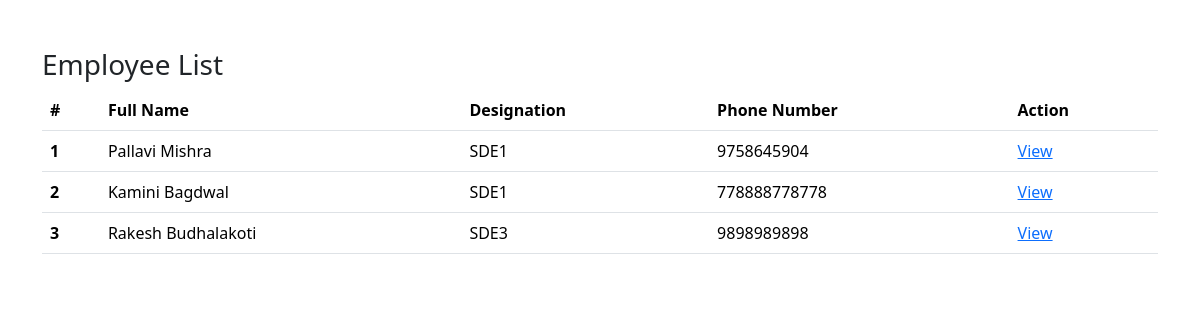
Before: / with the older database file.
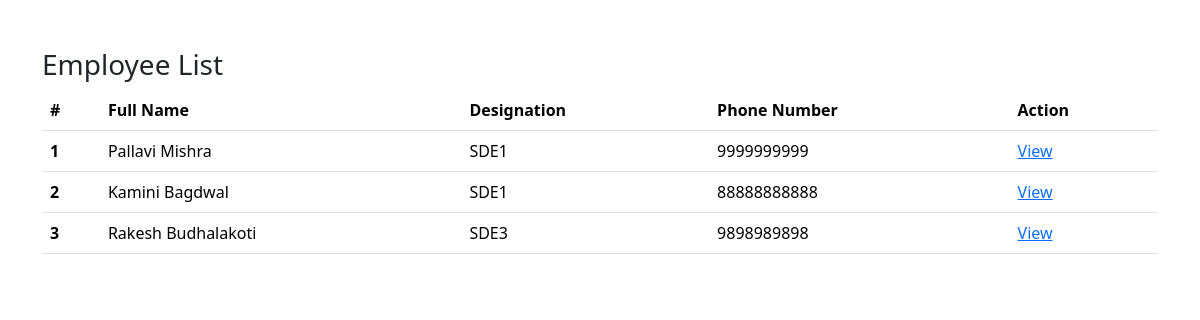
After: the same page with the newer database file.
### employees/models.py (models this page shows, shortened)
class Employee(models.Model):
    GENDER_CHOICES = (
        ('M', 'Male'),
        ('F', 'Female'),
        ('O', 'Other'),
    )
    first_name = models.CharField(max_length=100)
    last_name = models.CharField(max_length=100)
    photo = models.ImageField(upload_to='images')
    designation = models.CharField(max_length=100)
    email_address = models.EmailField(max_length=100, unique=True)
    phono_number = models.CharField(max_length=12, blank=True)
    gender = models.CharField(max_length=1,choices=GENDER_CHOICES, default='M')
    created_at = models.DateTimeField(auto_now_add=True)
    updated_at = models.DateTimeField(auto_now=True)

### mysite/views.py (the view)
# urls.py: 2. Add a URL to urlpatterns:  path('', views.home, name='home')
def home(request):
    employess = Employee.objects.all()
    context = {
        'employess':employess
    }
    return render(request, 'home.html', context)

### templates/home.html (shortened to what this page needs)
{% load static %}
<!DOCTYPE html>
<html lang="en">
<head>
    <link href="https://cdn.jsdelivr.net/npm/bootstrap@5.3.2/dist/css/bootstrap.min.css" rel="stylesheet">
    <link rel="stylesheet" href="{% static 'css/style.css' %}">
</head>
<body>
    <div class="container pt-5">
        <h3>Employee List</h3>
        <table class="table">
            <thead>
              <tr>
                <th scope="col">#</th>
                <th scope="col">Full Name</th>
                <th scope="col">Designation</th>
                <th scope="col">Phone Number</th>
                <th>Action</th>
              </tr>
            </thead>
            <tbody>
              {% for emp in employess %}
                <tr>
                  <th>{{ forloop.counter }}</th>
                  <td>{{ emp.first_name }} {{emp.last_name}}</td>
                  <td>{{ emp.designation }}</td>
                  <td>{{ emp.phono_number }}</td>
                  <td><a href="{% url 'employee_detail' emp.id %}">View</a></td>
                </tr>
              {% endfor %}
          </table>
        </div>
</body>
</html>

### mysite/static/css/style.css (style rules this page uses)
body { background-color:white; }

Changed rows visible on the page:
changed Employee "Pallavi": phono_number "9758645904" → "9999999999"
changed Employee "Kamini": phono_number "778888778778" → "88888888888"
